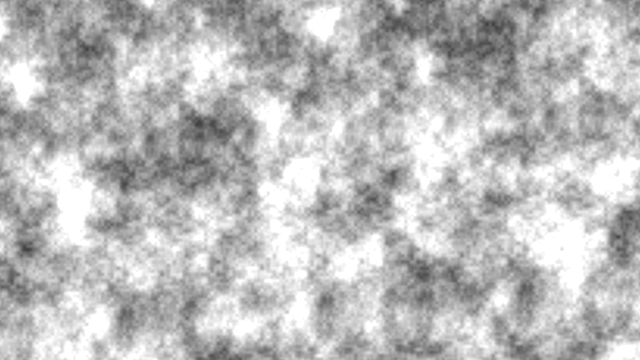
Frame 1 (no input)
Frame 2 (the mouse pressed at the canvas centre, redrawn once): identical to frame 1, image omitted

The Processing sketch that drew this single still picture (run headless with seeded random() and noise(); the mouse was pressed at the canvas centre and the sketch redrawn once):

// Processing sketch: Exercise8
// ── Exercise8.pde
// Daniel Shiffman
// The Nature of Code
// http://natureofcode.com

float increment = 0.02;

void setup() {
  size(640,360);
  noLoop();
}

void draw() {
  background(0);
  
  // Optional: adjust noise detail here
  noiseDetail(5,0.75f);
  
  loadPixels();

  float xoff = 0.5; // Start xoff at 0
  
  // For every x,y coordinate in a 2D space, calculate a noise value and produce a brightness value
  for (int x = 0; x < width; x++) {
    xoff += increment;   // Increment xoff 
    float yoff = 0.5;   // For every xoff, start yoff at 0
    for (int y = 0; y < height; y++) {
      yoff += increment; // Increment yoff
      
      // Calculate noise and scale by 255
      float bright = noise(xoff,yoff)*255;

      // Try using this line instead
      //float bright = random(0,255);
      
      // Set each pixel onscreen to a grayscale value
      pixels[x+y*width] = color(bright);
    }
  }
  
  updatePixels();
}
